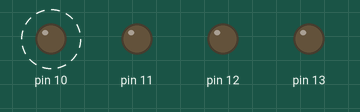
This sketch was run on a simulated Arduino Uno, built with avr-gcc and run on an emulated ATmega328P. On the bench: output pins drawn as LEDs (lit = HIGH). Dashed ring = blinking.

Above: at 0.2 s.
Timing chart, 0 to 3.0 s (numbered marks = the images above):
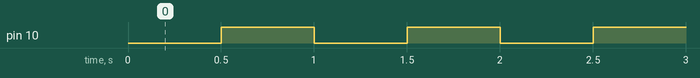

The sketch:

blink_with_register.ino
```cpp
void setup() {
  DDRB |= 0b111100;
}

void loop() {
  PORTB &= ~(1 << 2);

  delay(500);
  PORTB |= (1 << 2);

  delay(500);
}
```

Measured:
- by itself, pin 10: alternates HIGH for 0.50 s and LOW for 0.50 s
